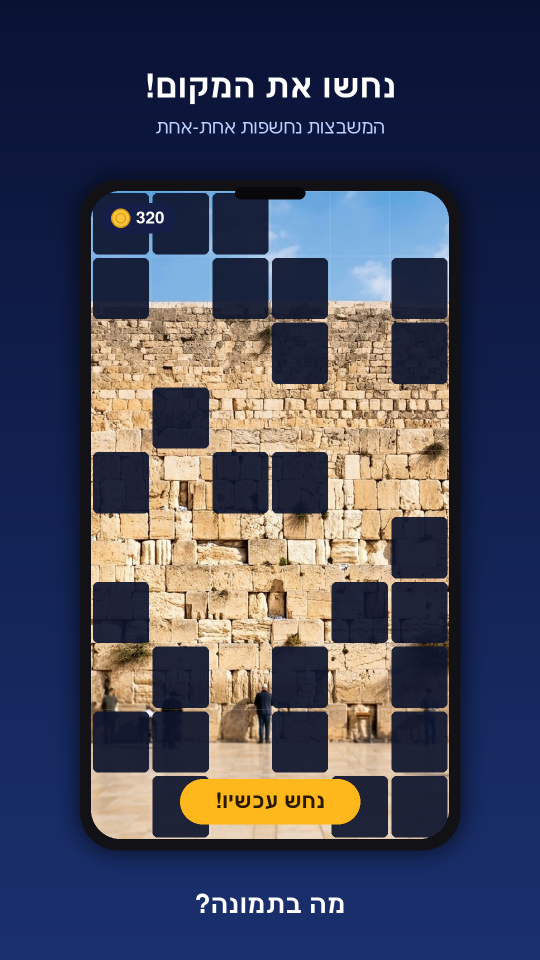
#> input picture google-play-assets/graphics/screenshots/phone_screenshot_1.png, 1080 x 1920 px, found by its file name (shown at 1/2 size); its folder holds only this picture in this run
$ python build_appstore_screenshots.py
#> lines starting #> are read from the running program, lines starting #| are printed output that depends on the picture
#> further down, im is the input picture: PIL image 1080x1920 RGB; mean R, G, B 69.6, 71.6, 89.8
#!/usr/bin/env python3
# -*- coding: utf-8 -*-
"""Derive App Store screenshot sizes from the 1080x1920 Play screenshots.

iPhone 6.7" (1290x2796) and 6.5" (1242x2688) are taller (≈19.5:9) than the
source (9:16), so we scale each source to the target HEIGHT and center-crop the
width. This preserves all vertical content (top caption + bottom tagline) and
only trims the navy side margins — no distortion, no letterbox bars.
"""
import os
from PIL import Image

ROOT = "/home/user/WhoIsThere"
SRC = os.path.join(ROOT, "google-play-assets", "graphics", "screenshots")
OUT = os.path.join(ROOT, "google-play-assets", "graphics", "screenshots-apple")

TARGETS = [
    ("iphone_6_9_1320x2868", 1320, 2868),
    ("iphone_6_7_1290x2796", 1290, 2796),
    ("iphone_6_5_1242x2688", 1242, 2688),
]


def cover_to(img, tw, th):
#> called with tw = 1320, th = 2868
    w, h = img.size
#> w = 1080; h = 1920
    scale = max(tw / w, th / h)
#> scale = 1.49
    nw, nh = int(w * scale + 0.5), int(h * scale + 0.5)
#> nw = 1613; nh = 2868
    img = img.resize((nw, nh), Image.LANCZOS)
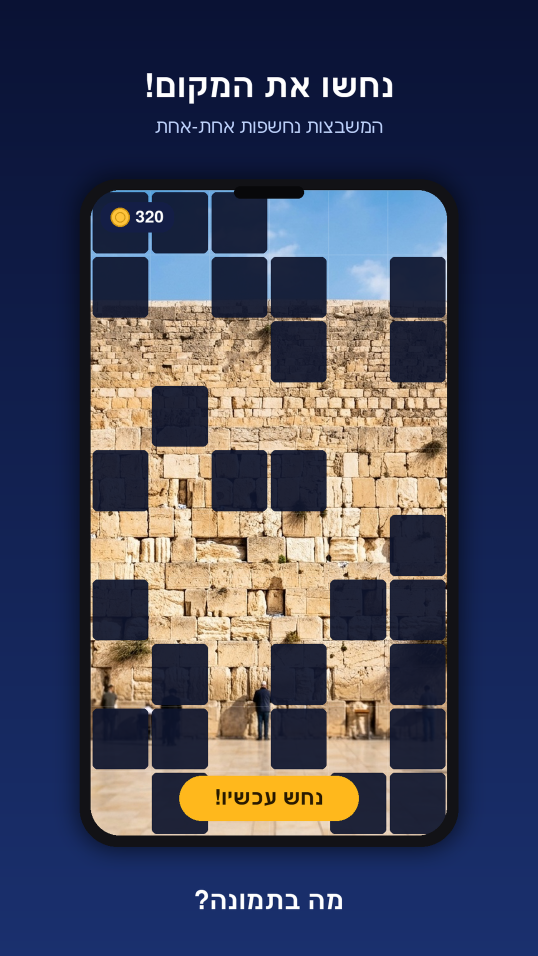
#> img: PIL image 1613x2868 RGB (shown at 1/3 size); mean R, G, B 69.5, 71.6, 89.8
    left = (nw - tw) // 2
#> left = 146
    top = (nh - th) // 2
#> top = 0
    return img.crop((left, top, left + tw, top + th))
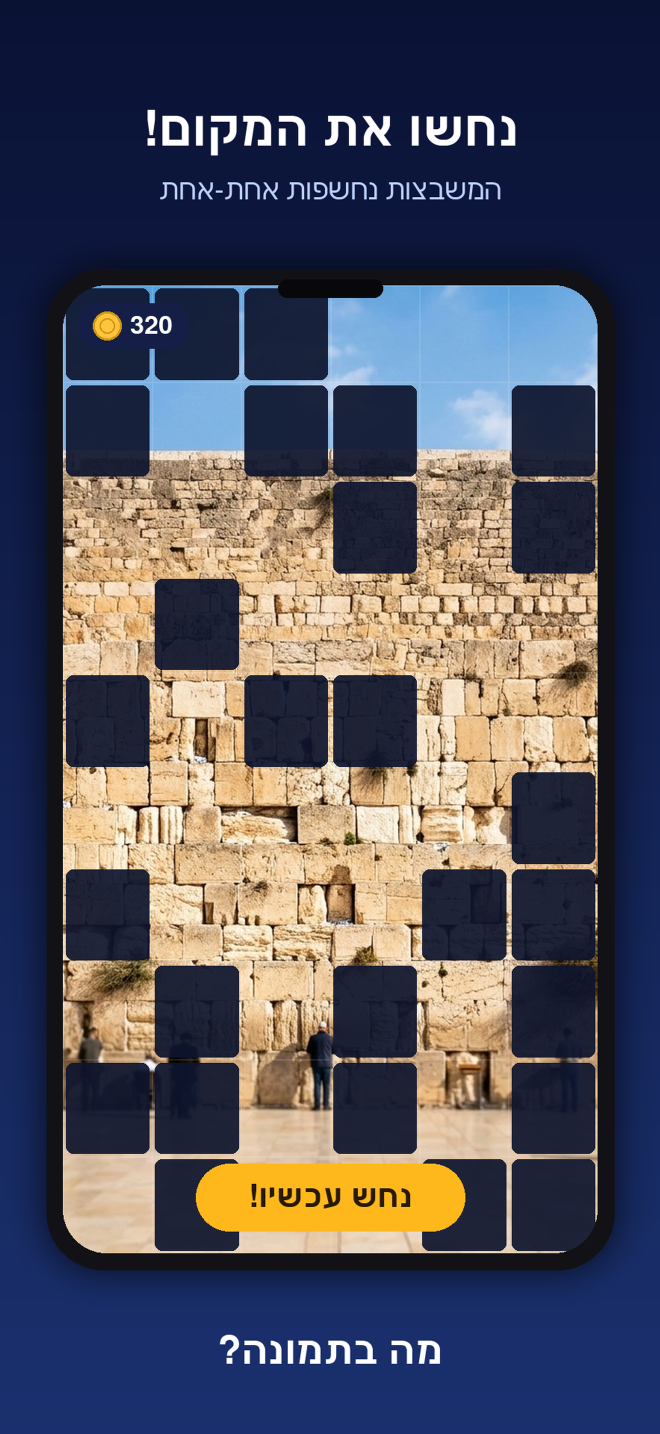
#> returned value: PIL image 1320x2868 RGB (shown at 1/2 size); mean R, G, B 81, 80.1, 91.8


srcs = sorted(f for f in os.listdir(SRC) if f.startswith("phone_screenshot_") and f.endswith(".png"))
for folder, tw, th in TARGETS:
    d = os.path.join(OUT, folder)
    os.makedirs(d, exist_ok=True)
    for f in srcs:
        im = Image.open(os.path.join(SRC, f)).convert("RGB")
        out = cover_to(im, tw, th)
        assert out.size == (tw, th)
        out.save(os.path.join(d, f), "PNG")
    print(f"{folder}: {len(srcs)} screenshots @ {tw}x{th}")
print("done")
